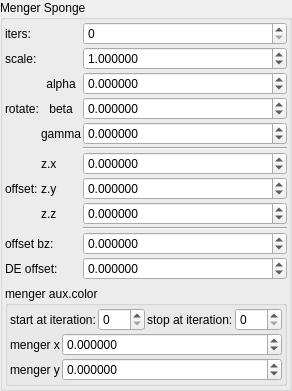
    <widget class="QGroupBox" name="groupBox_3">
     <property name="title">
      <string>Menger Sponge</string>
     </property>
     <layout class="QVBoxLayout" name="verticalLayout_7">
      <property name="leftMargin">
       <number>2</number>
      </property>
      <property name="topMargin">
       <number>2</number>
      </property>
      <property name="rightMargin">
       <number>2</number>
      </property>
      <property name="bottomMargin">
       <number>2</number>
      </property>
      <item>
       <layout class="QGridLayout" name="gridLayout_29" columnstretch="0,0,1">
        <property name="spacing">
         <number>2</number>
        </property>
        <item row="2" column="2">
         <widget class="MyDoubleSpinBox" name="spinboxd3_transf_rotation_x">
          <property name="sizePolicy">
           <sizepolicy hsizetype="Minimum" vsizetype="Maximum">
            <horstretch>0</horstretch>
            <verstretch>0</verstretch>
           </sizepolicy>
          </property>
          <property name="prefix">
           <string/>
          </property>
          <property name="suffix">
           <string/>
          </property>
          <property name="decimals">
           <number>6</number>
          </property>
          <property name="minimum">
           <double>-36000.000000000000000</double>
          </property>
          <property name="maximum">
           <double>36000.000000000000000</double>
          </property>
          <property name="singleStep">
           <double>1.000000000000000</double>
          </property>
         </widget>
        </item>
        <item row="9" column="2">
         <widget class="Line" name="line">
          <property name="orientation">
           <enum>Qt::Horizontal</enum>
          </property>
         </widget>
        </item>
        <item row="8" column="1">
         <widget class="QLabel" name="label_133">
          <property name="text">
           <string notr="true">z.z</string>
          </property>
         </widget>
        </item>
        <item row="0" column="0">
         <widget class="QLabel" name="label_49">
          <property name="text">
           <string notr="true">iters:</string>
          </property>
         </widget>
        </item>
        <item row="10" column="2">
         <widget class="MyDoubleSpinBox" name="spinbox_transf_offsetA_0">
          <property name="sizePolicy">
           <sizepolicy hsizetype="Minimum" vsizetype="Maximum">
            <horstretch>0</horstretch>
            <verstretch>0</verstretch>
           </sizepolicy>
          </property>
          <property name="prefix">
           <string/>
          </property>
          <property name="suffix">
           <string/>
          </property>
          <property name="decimals">
           <number>6</number>
          </property>
          <property name="minimum">
           <double>-99.998999999999995</double>
          </property>
          <property name="maximum">
           <double>99.998999999999995</double>
          </property>
          <property name="singleStep">
           <double>0.100000000000000</double>
          </property>
          <property name="value">
           <double>0.000000000000000</double>
          </property>
         </widget>
        </item>
        <item row="8" column="2">
         <widget class="MyDoubleSpinBox" name="spinbox3_transf_offsetA_111_z">
          <property name="sizePolicy">
           <sizepolicy hsizetype="Minimum" vsizetype="Maximum">
            <horstretch>0</horstretch>
            <verstretch>0</verstretch>
           </sizepolicy>
          </property>
          <property name="prefix">
           <string/>
          </property>
          <property name="suffix">
           <string/>
          </property>
          <property name="decimals">
           <number>6</number>
          </property>
          <property name="minimum">
           <double>-99.989999999999995</double>
          </property>
          <property name="maximum">
           <double>99.989999999999995</double>
          </property>
          <property name="singleStep">
           <double>0.100000000000000</double>
          </property>
         </widget>
        </item>
        <item row="7" column="2">
         <widget class="MyDoubleSpinBox" name="spinbox3_transf_offsetA_111_y">
          <property name="sizePolicy">
           <sizepolicy hsizetype="Minimum" vsizetype="Maximum">
            <horstretch>0</horstretch>
            <verstretch>0</verstretch>
           </sizepolicy>
          </property>
          <property name="prefix">
           <string/>
          </property>
          <property name="suffix">
           <string/>
          </property>
          <property name="decimals">
           <number>6</number>
          </property>
          <property name="minimum">
           <double>-99.989999999999995</double>
          </property>
          <property name="maximum">
           <double>99.989999999999995</double>
          </property>
          <property name="singleStep">
           <double>0.100000000000000</double>
          </property>
         </widget>
        </item>
        <item row="6" column="2">
         <widget class="MyDoubleSpinBox" name="spinbox3_transf_offsetA_111_x">
          <property name="sizePolicy">
           <sizepolicy hsizetype="Minimum" vsizetype="Maximum">
            <horstretch>0</horstretch>
            <verstretch>0</verstretch>
           </sizepolicy>
          </property>
          <property name="prefix">
           <string/>
          </property>
          <property name="suffix">
           <string/>
          </property>
          <property name="decimals">
           <number>6</number>
          </property>
          <property name="minimum">
           <double>-99.989999999999995</double>
          </property>
          <property name="maximum">
           <double>99.989999999999995</double>
          </property>
          <property name="singleStep">
           <double>0.100000000000000</double>
          </property>
         </widget>
        </item>
        <item row="4" column="2">
         <widget class="MyDoubleSpinBox" name="spinboxd3_transf_rotation_z">
          <property name="sizePolicy">
           <sizepolicy hsizetype="Minimum" vsizetype="Maximum">
            <horstretch>0</horstretch>
            <verstretch>0</verstretch>
           </sizepolicy>
          </property>
          <property name="prefix">
           <string/>
          </property>
          <property name="suffix">
           <string/>
          </property>
          <property name="decimals">
           <number>6</number>
          </property>
          <property name="minimum">
           <double>-36000.000000000000000</double>
          </property>
          <property name="maximum">
           <double>36000.000000000000000</double>
          </property>
          <property name="singleStep">
           <double>1.000000000000000</double>
          </property>
         </widget>
        </item>
        <item row="5" column="2">
         <widget class="Line" name="line_2">
          <property name="orientation">
           <enum>Qt::Horizontal</enum>
          </property>
         </widget>
        </item>
        <item row="7" column="1">
         <widget class="QLabel" name="label_137">
          <property name="text">
           <string notr="true">z.y</string>
          </property>
         </widget>
        </item>
        <item row="1" column="2">
         <widget class="MyDoubleSpinBox" name="spinbox_transf_scale_3">
          <property name="sizePolicy">
           <sizepolicy hsizetype="Minimum" vsizetype="Maximum">
            <horstretch>0</horstretch>
            <verstretch>0</verstretch>
           </sizepolicy>
          </property>
          <property name="prefix">
           <string/>
          </property>
          <property name="suffix">
           <string/>
          </property>
          <property name="decimals">
           <number>6</number>
          </property>
          <property name="minimum">
           <double>-99.998999999999995</double>
          </property>
          <property name="maximum">
           <double>99.998999999999995</double>
          </property>
          <property name="singleStep">
           <double>0.100000000000000</double>
          </property>
          <property name="value">
           <double>1.000000000000000</double>
          </property>
         </widget>
        </item>
        <item row="7" column="0">
         <widget class="QLabel" name="label_115">
          <property name="text">
           <string>offset:</string>
          </property>
         </widget>
        </item>
        <item row="2" column="1">
         <widget class="QLabel" name="label_52">
          <property name="text">
           <string notr="true">alpha</string>
          </property>
          <property name="alignment">
           <set>Qt::AlignCenter</set>
          </property>
         </widget>
        </item>
        <item row="6" column="1">
         <widget class="QLabel" name="label_136">
          <property name="text">
           <string notr="true">z.x</string>
          </property>
         </widget>
        </item>
        <item row="0" column="2">
         <widget class="MySpinBox" name="spinboxInt_transf_int_16">
          <property name="sizePolicy">
           <sizepolicy hsizetype="Minimum" vsizetype="Maximum">
            <horstretch>0</horstretch>
            <verstretch>0</verstretch>
           </sizepolicy>
          </property>
          <property name="maximum">
           <number>999</number>
          </property>
         </widget>
        </item>
        <item row="3" column="1">
         <widget class="QLabel" name="label_53">
          <property name="text">
           <string notr="true">beta</string>
          </property>
          <property name="alignment">
           <set>Qt::AlignCenter</set>
          </property>
         </widget>
        </item>
        <item row="1" column="0">
         <widget class="QLabel" name="label_50">
          <property name="text">
           <string notr="true">scale:</string>
          </property>
         </widget>
        </item>
        <item row="3" column="0">
         <widget class="QLabel" name="label_116">
          <property name="text">
           <string>rotate:</string>
          </property>
         </widget>
        </item>
        <item row="4" column="1">
         <widget class="QLabel" name="label_51">
          <property name="text">
           <string notr="true">gamma</string>
          </property>
          <property name="alignment">
           <set>Qt::AlignCenter</set>
          </property>
         </widget>
        </item>
        <item row="3" column="2">
         <widget class="MyDoubleSpinBox" name="spinboxd3_transf_rotation_y">
          <property name="sizePolicy">
           <sizepolicy hsizetype="Minimum" vsizetype="Maximum">
            <horstretch>0</horstretch>
            <verstretch>0</verstretch>
           </sizepolicy>
          </property>
          <property name="prefix">
           <string/>
          </property>
          <property name="suffix">
           <string/>
          </property>
          <property name="decimals">
           <number>6</number>
          </property>
          <property name="minimum">
           <double>-36000.000000000000000</double>
          </property>
          <property name="maximum">
           <double>36000.000000000000000</double>
          </property>
          <property name="singleStep">
           <double>1.000000000000000</double>
          </property>
         </widget>
        </item>
        <item row="10" column="0" colspan="2">
         <widget class="QLabel" name="label_54">
          <property name="text">
           <string notr="true">offset bz:</string>
          </property>
         </widget>
        </item>
        <item row="11" column="2">
         <widget class="MyDoubleSpinBox" name="spinbox_transf_offsetB_0">
          <property name="sizePolicy">
           <sizepolicy hsizetype="Minimum" vsizetype="Maximum">
            <horstretch>0</horstretch>
            <verstretch>0</verstretch>
           </sizepolicy>
          </property>
          <property name="prefix">
           <string/>
          </property>
          <property name="suffix">
           <string/>
          </property>
          <property name="decimals">
           <number>6</number>
          </property>
          <property name="minimum">
           <double>-99.998999999999995</double>
          </property>
          <property name="maximum">
           <double>99.998999999999995</double>
          </property>
          <property name="singleStep">
           <double>0.100000000000000</double>
          </property>
          <property name="value">
           <double>0.000000000000000</double>
          </property>
         </widget>
        </item>
        <item row="11" column="0" colspan="2">
         <widget class="QLabel" name="label_55">
          <property name="text">
           <string notr="true">DE offset:</string>
          </property>
         </widget>
        </item>
       </layout>
      </item>
      <item>
       <widget class="QGroupBox" name="groupBox_2">
        <property name="title">
         <string>menger aux.color</string>
        </property>
        <layout class="QVBoxLayout" name="verticalLayout_4" stretch="0,0">
         <property name="spacing">
          <number>2</number>
         </property>
         <property name="leftMargin">
          <number>2</number>
         </property>
         <property name="topMargin">
          <number>2</number>
         </property>
         <property name="rightMargin">
          <number>2</number>
         </property>
         <property name="bottomMargin">
          <number>2</number>
         </property>
         <item>
          <layout class="QGridLayout" name="gridLayout_20" columnstretch="0,0,0,0">
           <property name="spacing">
            <number>2</number>
           </property>
           <item row="0" column="3">
            <widget class="MySpinBox" name="spinboxInt_fold_color_stop_iterations_A">
             <property name="sizePolicy">
              <sizepolicy hsizetype="Minimum" vsizetype="Maximum">
               <horstretch>0</horstretch>
               <verstretch>0</verstretch>
              </sizepolicy>
             </property>
             <property name="maximum">
              <number>999</number>
             </property>
            </widget>
           </item>
           <item row="0" column="0">
            <widget class="QLabel" name="label_276">
             <property name="text">
              <string>start at iteration:</string>
             </property>
            </widget>
           </item>
           <item row="0" column="2">
            <widget class="QLabel" name="label_275">
             <property name="text">
              <string>stop at iteration:</string>
             </property>
            </widget>
           </item>
           <item row="0" column="1">
            <widget class="MySpinBox" name="spinboxInt_fold_color_start_iterations_A">
             <property name="sizePolicy">
              <sizepolicy hsizetype="Minimum" vsizetype="Maximum">
               <horstretch>0</horstretch>
               <verstretch>0</verstretch>
              </sizepolicy>
             </property>
             <property name="maximum">
              <number>999</number>
             </property>
            </widget>
           </item>
          </layout>
         </item>
         <item>
          <layout class="QGridLayout" name="gridLayout_15" columnstretch="0,1">
           <property name="spacing">
            <number>2</number>
           </property>
           <item row="1" column="1">
            <widget class="MyDoubleSpinBox" name="spinbox4_fold_color_difs_0000_y">
             <property name="sizePolicy">
              <sizepolicy hsizetype="Minimum" vsizetype="Maximum">
               <horstretch>0</horstretch>
               <verstretch>0</verstretch>
              </sizepolicy>
             </property>
             <property name="prefix">
              <string/>
             </property>
             <property name="suffix">
              <string/>
             </property>
             <property name="decimals">
              <number>6</number>
             </property>
             <property name="minimum">
              <double>-99.999899999999997</double>
             </property>
             <property name="maximum">
              <double>99.999899999999997</double>
             </property>
             <property name="singleStep">
              <double>0.100000000000000</double>
             </property>
            </widget>
           </item>
           <item row="1" column="0">
            <widget class="QLabel" name="label_135">
             <property name="text">
              <string notr="true">menger y</string>
             </property>
            </widget>
           </item>
           <item row="0" column="0">
            <widget class="QLabel" name="label_134">
             <property name="text">
              <string notr="true">menger x</string>
             </property>
            </widget>
           </item>
           <item row="0" column="1">
            <widget class="MyDoubleSpinBox" name="spinbox4_fold_color_difs_0000_x">
             <property name="sizePolicy">
              <sizepolicy hsizetype="Minimum" vsizetype="Maximum">
               <horstretch>0</horstretch>
               <verstretch>0</verstretch>
              </sizepolicy>
             </property>
             <property name="prefix">
              <string/>
             </property>
             <property name="suffix">
              <string/>
             </property>
             <property name="decimals">
              <number>6</number>
             </property>
             <property name="minimum">
              <double>-99.999899999999997</double>
             </property>
             <property name="maximum">
              <double>99.999899999999997</double>
             </property>
             <property name="singleStep">
              <double>0.100000000000000</double>
             </property>
            </widget>
           </item>
          </layout>
         </item>
        </layout>
       </widget>
      </item>
     </layout>
    </widget>
